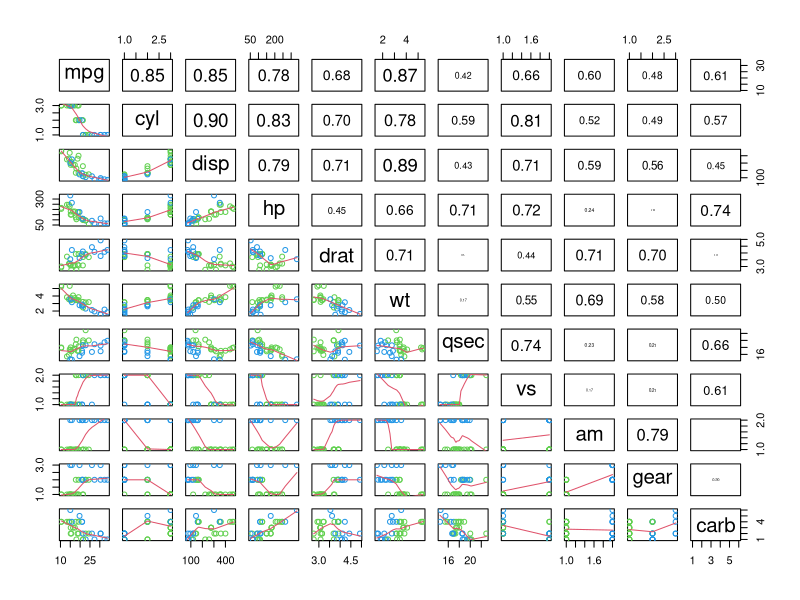
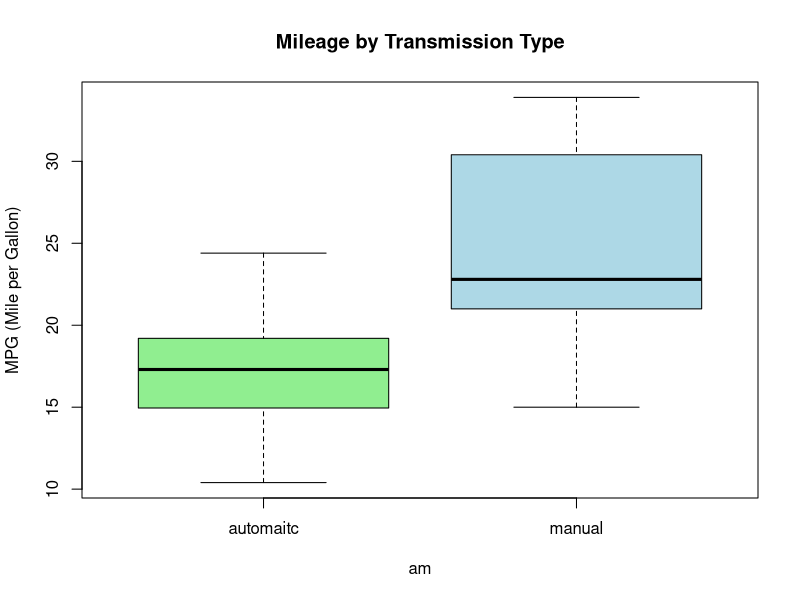
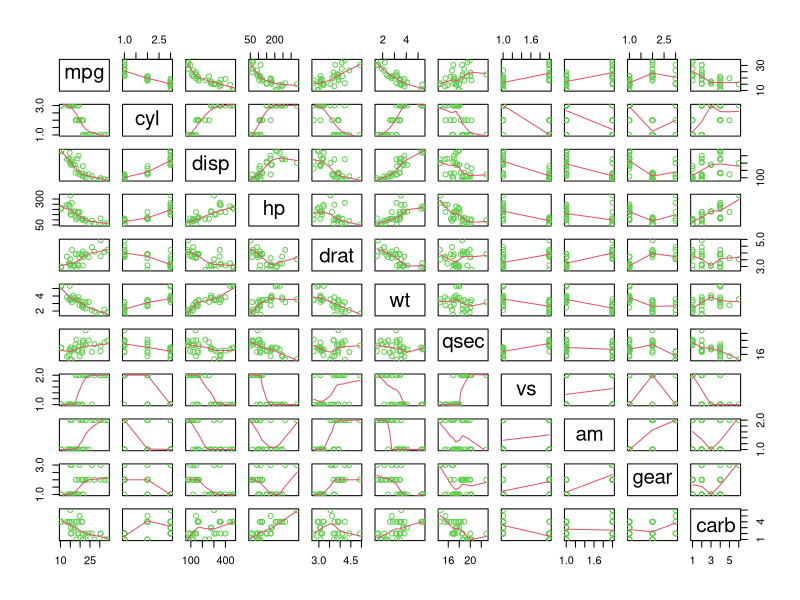
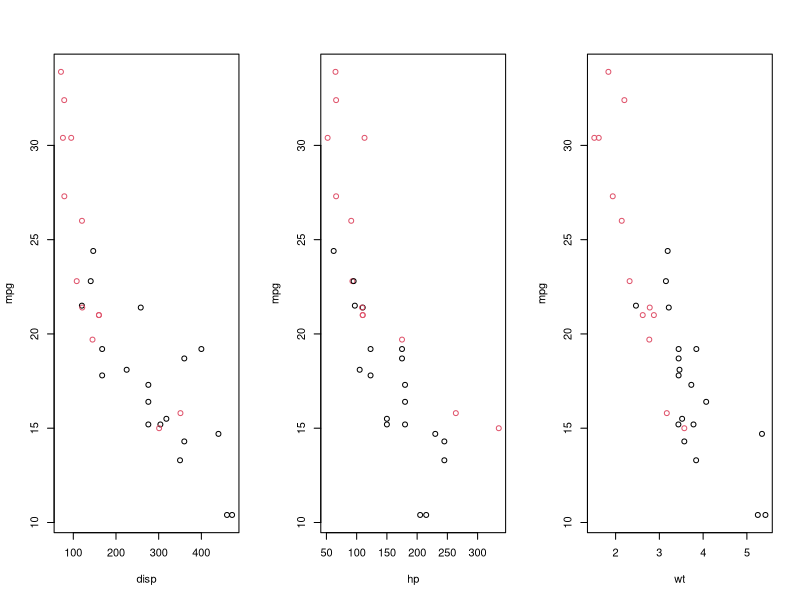

Here is the R script that generated these plots, in order:
## ---- chunk 1
knitr::opts_chunk$set(echo = TRUE)
## ---- chunk 2
#load mtcars data
data(mtcars)
## ---- chunk 3
mtcars$am = as.factor(mtcars$am)
#chang level names to automaitc and manual
levels(mtcars$am) = c("automatic", "manual")
mtcars$cyl = as.factor(mtcars$cyl)
mtcars$vs = as.factor(mtcars$vs)
mtcars$gear = as.factor(mtcars$gear)
mtcars$carb = as.factor(mtcars$carb)
## ---- chunk 4
panel.cor <- function(x, y, digits = 2, prefix = "", cex.cor, ...)
{
    usr <- par("usr"); on.exit(par(usr))
    par(usr = c(0, 1, 0, 1))
    r <- abs(cor(x, y))
    txt <- format(c(r, 0.123456789), digits = digits)[1]
    txt <- paste0(prefix, txt)
    if(missing(cex.cor)) cex.cor <- 0.8/strwidth(txt)
    text(0.5, 0.5, txt, cex = cex.cor * r)
}
pairs(mtcars, lower.panel = panel.smooth, upper.panel = panel.cor,  col = 3 + (mtcars$am == "manual"))
## ---- chunk 5
boxplot(mpg ~ am, data=mtcars, main="Mileage by Transmission Type", ylab="MPG (Mile per Gallon)",
        col=c("lightgreen","lightblue"), names=c("automaitc", "manual"))
## ---- chunk 6
mean_auto = mean(mtcars[mtcars$am=="automatic",]$mpg)
mean_manual = mean(mtcars[mtcars$am=="manual",]$mpg)
## ---- chunk 7
mpg_automatic= mtcars[mtcars$am=="automatic",]$mpg
mpg_manual= mtcars[mtcars$am=="manual",]$mpg
mpg_automatic
mpg_manual
t.test(mpg_automatic, mpg_manual)
## ---- chunk 8
with(mtcars, tapply(mpg, am, summary))
fit = lm(mpg ~ am, data=mtcars)
summary(fit)
## ---- chunk 9
#create a vector with mtcars's column names - "am"
x <- names(mtcars)
x <- x[! x == "am" & ! x == "mpg" ]
#tt <- data.frame()
#names(tt) <- c("formula", "coefficient", "P-Value")
for (i in 1:length(x)) {
    fml <- NULL; y <-NULL ; fit_temp <- NULL
    fml <- paste("mpg ~ am + ", x[i] )
    fit_temp <- lm(fml, data=mtcars) 
    y <- c(fml,round(summary(fit_temp)$coefficients[2,1],2),
           round(summary(fit_temp)$coefficients[2,4],2))
    y <- as.character(y); print(y)
   # tt <- rbind(tt,y)
}

## ---- chunk 10
fit1 = lm(mpg ~ am + hp, data=mtcars)
summary(fit1)
## ---- chunk 11
fit2 = lm(mpg ~ am + hp + qsec, data=mtcars)
summary(fit2)
anova(fit1,fit2)
## ---- chunk 12

fit3 = lm(mpg ~ am + hp + vs, data=mtcars)
summary(fit3)
anova(fit1,fit3)
## ---- chunk 13

fit4 = lm(mpg ~ am + hp + carb, data=mtcars)
summary(fit4)
anova(fit1,fit4)
## ---- chunk 14
fit5 = lm(mpg ~ am + hp + disp, data=mtcars)
summary(fit5)
anova(fit1,fit5)
## ---- chunk 15

fit6 = lm(mpg ~ am + hp + qsec+ vs + carb, data=mtcars)
summary(fit6)
anova(fit1,fit6)
## ---- chunk 16
pairs(mtcars, panel = panel.smooth, col = 3 + (mtcars$am == 1))
## ---- chunk 17
par(mfrow=c(1,3))
with(mtcars, plot(disp, mpg, col=am))
with(mtcars, plot(hp, mpg, col=am))
with(mtcars, plot(wt, mpg, col=am))
## ---- chunk 18
fitAll <- lm(mpg ~ ., data=mtcars)
summary(fitAll)
library(car)
vif(fitAll)
## ---- chunk 19
fit_cyl_carb = lm(mpg ~ . - cyl - carb, data=mtcars)
anova(fitAll,fit_cyl_carb)
fit_l = lm(mpg ~ am + disp + hp +drat + wt + qsec +vs +gear, data=mtcars)
vif(fit_l)
fit_l_g = lm(mpg ~ am + disp + hp +drat + wt + qsec +vs, data=mtcars)
anova(fit_l, fit_l_g)
